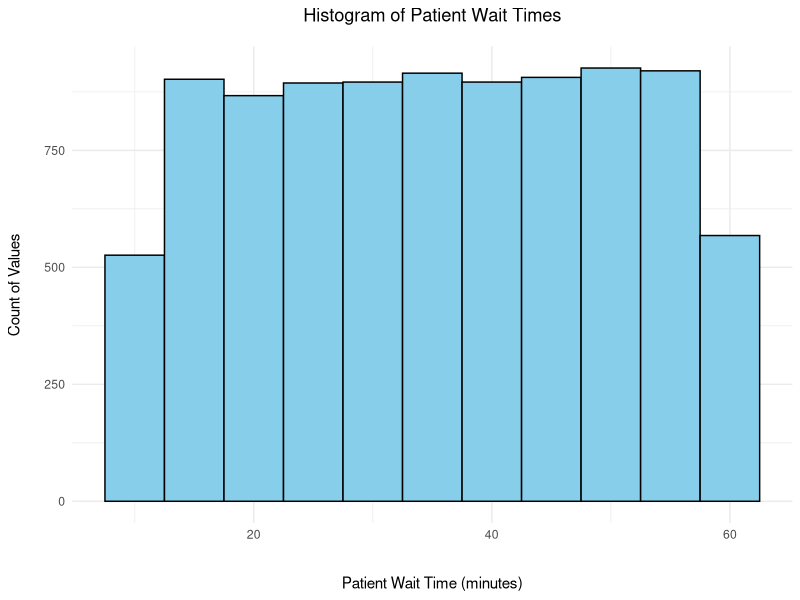
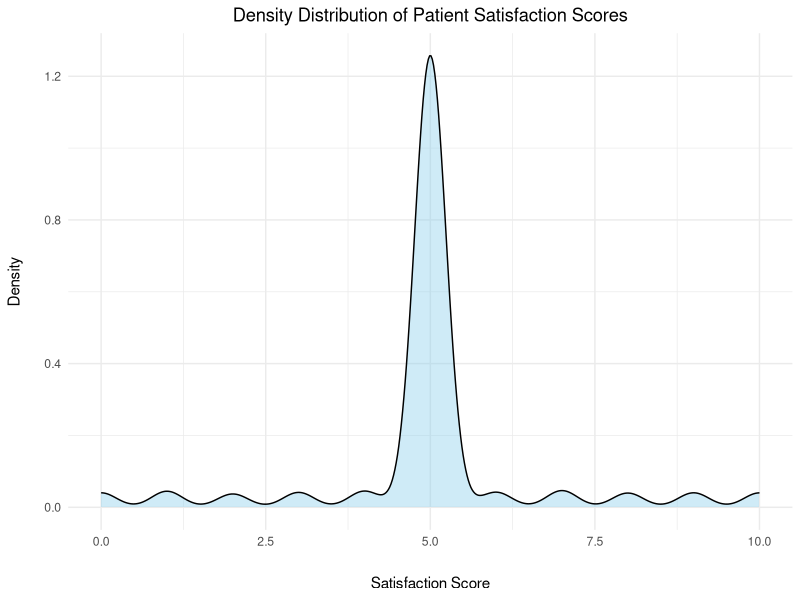
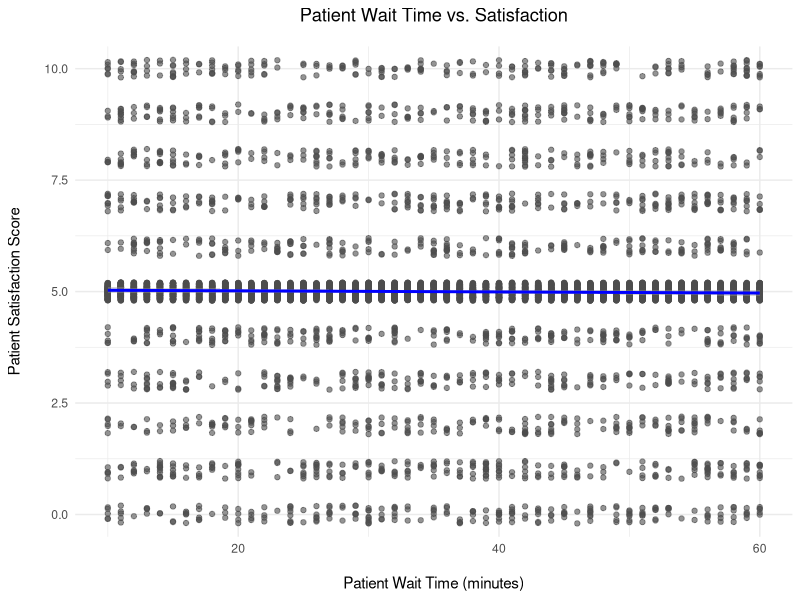
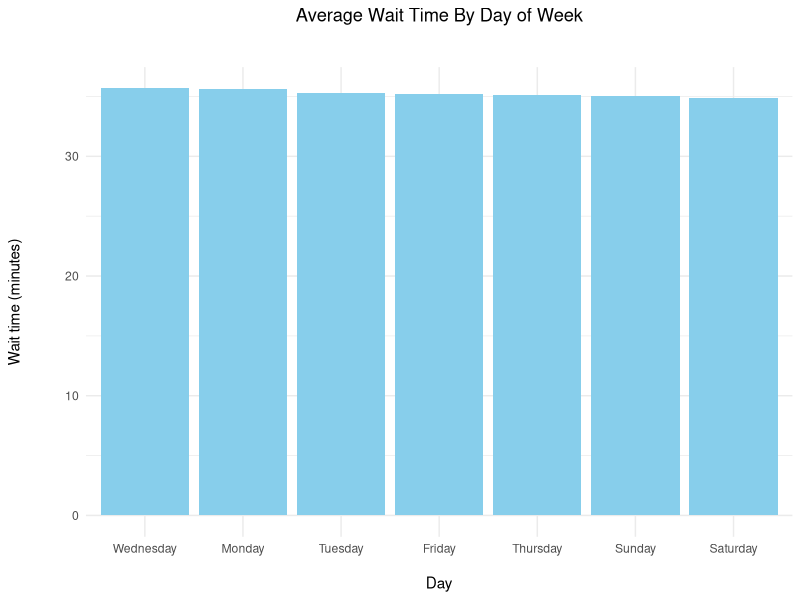
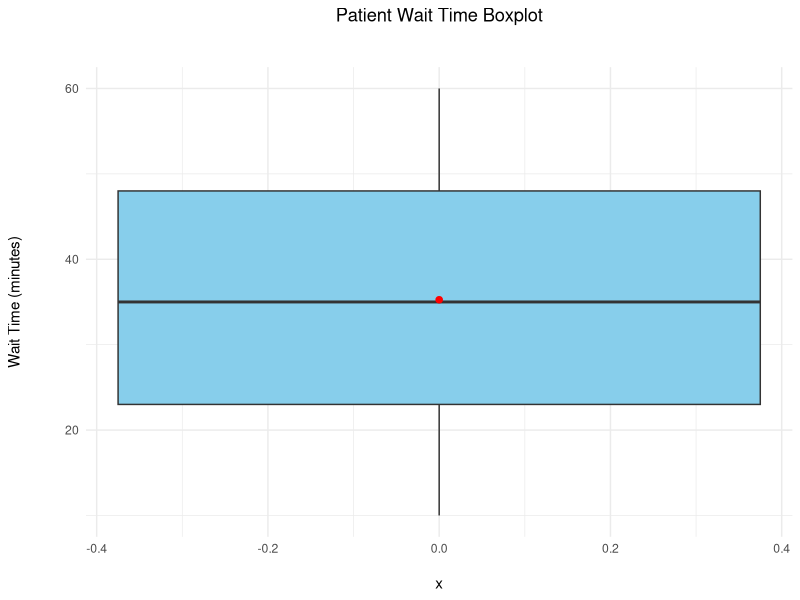
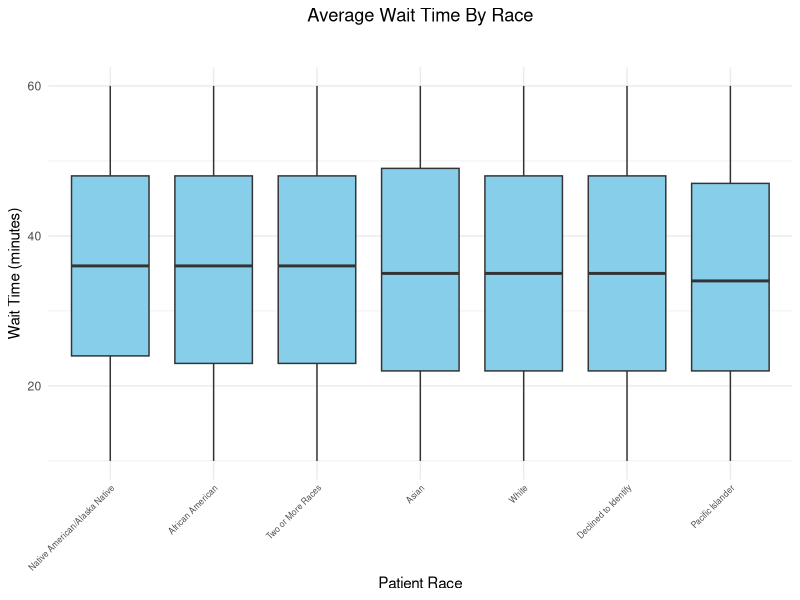
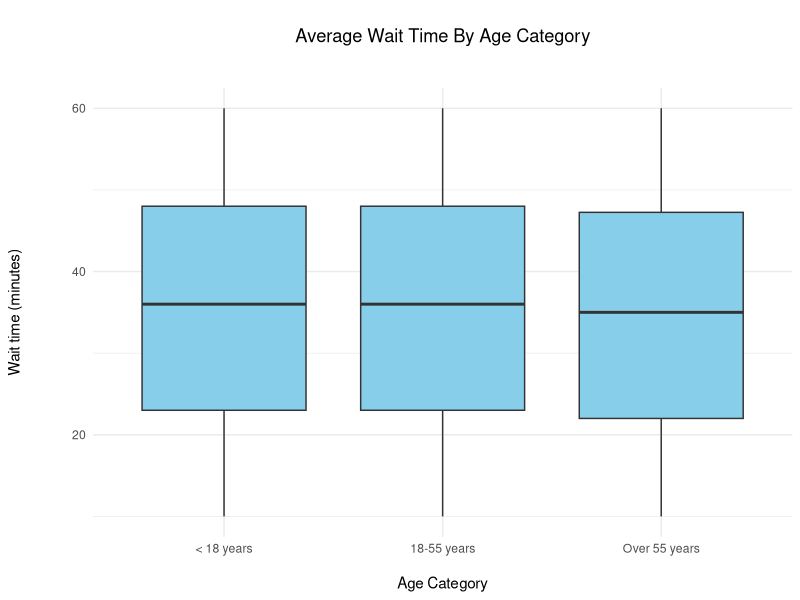
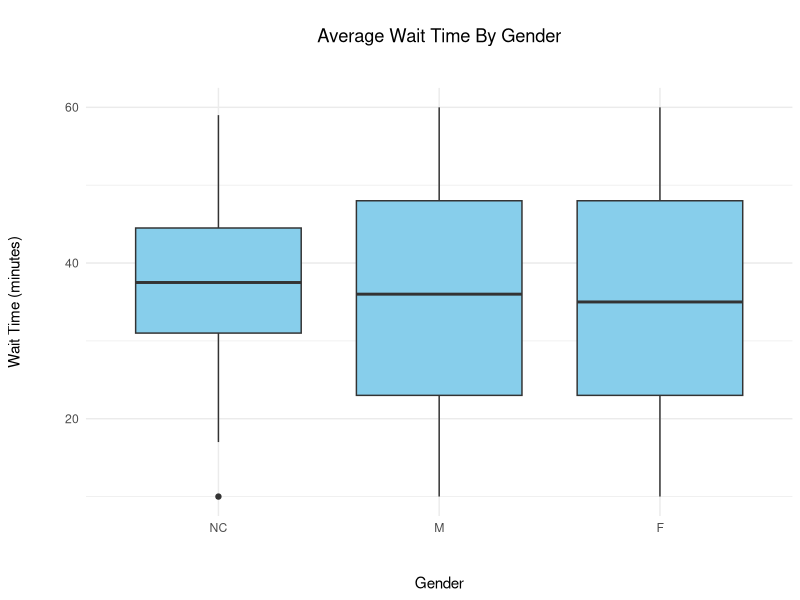

Generate these figures, in order, with R:
## ---- chunk 1
library(dplyr)
library(ggplot2)
library(lubridate)
library(knitr)
library(skimr)
## ---- chunk 2
# Load cleaned data
df = read.csv('Data/Cleaned/Hospital_ER_Cleaned.csv')

# Convert date column to date object
df$date = as_datetime(df$date)
## ---- chunk 3
# Quick data visualization after loading cleaned data
kable(head(df))
## ---- chunk 4
ggplot(df, aes(x = patient_waittime)) + 
  geom_histogram(binwidth = 5, fill = "skyblue", color = "black") +
  theme_minimal() +
  labs(
    title = "Histogram of Patient Wait Times",
    x = "Patient Wait Time (minutes)",
    y = "Count of Values"
  ) +
  theme(
    plot.title = element_text(hjust = 0.5, margin = margin(b = 15)),
    axis.title.x = element_text(margin = margin(t = 25)) ,
    axis.title.y = element_text(margin = margin(r = 15)) 
  )
## ---- chunk 5
mean_wait = round(mean(df$patient_waittime, na.rm = TRUE), 2)
median_wait = round(median(df$patient_waittime, na.rm = TRUE), 2)
## ---- chunk 6
ggplot(df, aes(x = patient_sat_score)) + 
  geom_density(fill = "skyblue", alpha = 0.4) +
  theme_minimal() +
  labs(title = "Density Distribution of Patient Satisfaction Scores",
       x = "Satisfaction Score",
       y = "Density") +
  theme(
    plot.title = element_text(hjust = 0.5),
    axis.title.x = element_text(margin = margin(t = 20)),
    axis.title.y = element_text(margin = margin(r = 15))
  )
## ---- chunk 7
ggplot(df, aes(x = patient_waittime, y = patient_sat_score)) + 
  geom_jitter(width = 0, height = 0.2, alpha = 0.6, color = "gray30") +
  geom_smooth(method = "lm", se = TRUE, color = "blue") + 
  coord_cartesian(ylim = c(0,10)) +
  theme_minimal() + 
  labs(title = "Patient Wait Time vs. Satisfaction", 
       x = "Patient Wait Time (minutes)", 
       y = "Patient Satisfaction Score") +
  theme(plot.title = element_text(hjust = 0.5, margin = margin(b = 15)),
        axis.title.x = element_text(margin = margin(t = 15)),
        axis.title.y = element_text(margin = margin(r = 15)))

corr = round(cor(df$patient_waittime, df$patient_sat_score), 2)
## ---- chunk 8
weekday_summary = df %>%
  mutate(date = as_datetime(date),
        weekday = weekdays(date)) %>%
  group_by(weekday) %>%
  summarise(avg_wait = round(mean(patient_waittime, na.rm = TRUE), 2)) %>%
  arrange(avg_wait)
kable(weekday_summary)
## ---- chunk 9
ggplot(weekday_summary, aes(x = reorder(weekday, -avg_wait), y = avg_wait)) + 
  geom_col(fill = "skyblue") + 
  theme_minimal() + 
  labs(title = "Average Wait Time By Day of Week", x = "Day", y = "Wait time (minutes)") +
  theme(
    plot.title = element_text(hjust = 0.5, margin = margin(b = 30)),
    axis.title.x = element_text(margin = margin(t = 15)),
    axis.title.y = element_text(margin = margin(r = 30))
  )
## ---- chunk 10
ggplot(df, aes(x = 0, y = patient_waittime )) + 
  geom_boxplot(fill = "skyblue") + 
  stat_summary(fun = mean, geom = "point", shape = 20, size = 3, color = "red") +
  theme_minimal() +
  labs(title = "Patient Wait Time Boxplot",
       y = "Wait Time (minutes)") +
  theme(
    plot.title = element_text(hjust = 0.5, margin = margin(b = 30)),
    axis.title.x = element_text(margin = margin(t = 15)),
    axis.title.y = element_text(margin = margin(r = 30))
  )
## ---- chunk 11
df %>%
  group_by(patient_race) %>%
  summarise(avg_wait = round(mean(patient_waittime, na.rm = TRUE), 2)) %>%
  arrange(desc(avg_wait)) %>%
  kable()

ggplot(df, aes(x = reorder(patient_race, -patient_waittime, FUN = mean), 
               y = patient_waittime)) + 
  geom_boxplot(fill = "skyblue") +
  theme_minimal() +
  labs(title = "Average Wait Time By Race", 
       x = "Patient Race", 
       y = "Wait Time (minutes)") +
  theme(
    plot.title = element_text(hjust = 0.5, margin = margin(b = 30)),
    axis.text.x = element_text(angle = 45, hjust = 1, size = 6, margin = margin(t = 0)))
## ---- chunk 12
df = df %>%
  mutate(age_category = case_when(
    patient_age < 18 ~ "< 18 years",
    patient_age >= 18 & patient_age <= 55 ~ "18-55 years",
    TRUE ~ "Over 55 years"
  ))

ggplot(df, aes(x = age_category, y = patient_waittime)) +
  geom_boxplot(fill = "skyblue") +
  theme_minimal() +
  labs(title = "Average Wait Time By Age Category", x = "Age Category", y = "Wait time (minutes)") +
  theme(
    plot.title = element_text(hjust = 0.5, margin = margin(b = 30, t = 15)),
    axis.text.x = element_text(hjust = 0.5),
    axis.title.x = element_text(margin = margin(t = 15)),
    axis.title.y = element_text(margin = margin(r = 35)))
## ---- chunk 13
ggplot(df, aes(x = reorder(patient_gender, -patient_waittime, FUN = mean), y = patient_waittime)) +
  geom_boxplot(fill = "skyblue") +
  theme_minimal() +
  labs(title = "Average Wait Time By Gender", x = "Gender", y = "Wait Time (minutes)") +
  theme(plot.title = element_text(hjust = 0.5, margin = margin(b = 30, t =15)),
        axis.title.x = element_text(margin = margin(t = 30)),
        axis.title.y = element_text(margin = margin(r = 30)))
## ---- chunk 14
# isolate hour and day of week for each record
df_heatmap = df %>%
  mutate(
    hour = as.integer( hour(df$date)),
    weekday = wday(df$date, label = TRUE, abbr = TRUE)
  ) %>%
  group_by(weekday, hour) %>%
  summarise(avg_wait = mean(patient_waittime, na.rm = TRUE), .groups = "drop")

ggplot(df_heatmap, aes(x = hour, y = weekday, fill = avg_wait)) +
  geom_tile(color = "white") +
  scale_fill_gradient(low = "skyblue", high = "darkred", name = "Avg Wait (min)") +
  labs(title = "Average Wait Time By Time of Day", 
       x = "Hour of Day", 
       y = "Day of Week") +
  theme(plot.title = element_text(hjust = 0.5, margin = margin(b = 15)),
        axis.title.x = element_text(margin = margin(t = 20)),
        axis.title.y = element_text(margin = margin(r = 20)))
## ---- chunk 15
time_summary = df %>%
  mutate(month = as.Date(paste0(format(date, "%Y-%m"),"-01"))) %>%
  group_by(month) %>%
  summarise(avg_wait = mean(patient_waittime, na.rm = TRUE))

ggplot(time_summary, aes(x = month, y = avg_wait)) +
  geom_line(color = "steelblue") +
  scale_x_date(date_breaks = "2 month", date_labels = "%b-%Y") +
  theme_minimal() +
  labs(title = "Average Wait Time May 2019 - Sep 2020", x = "Date (Month-Year)", y = "Wait Time (minutes)") +
  theme(
    plot.title = element_text(hjust = 0.5),
    axis.title.y = element_text(margin = margin(r = 30)),
    axis.title.x = element_text(margin = margin(t = 15))
  )
